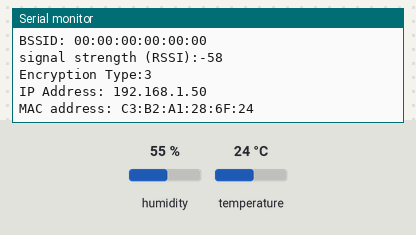
A sketch run on a simulated Arduino Nano 33 IoT. On the bench: the last lines printed to the serial monitor. The inputs (shaded band) are chosen by the test bench; at power-on: humidity 55 %, temperature 24 °C. WiFi joins after 1.5 s; servers stay silent unless stated.

Above: at 12.7 s.
12.8 s: humidity set to 22 %
At 22.2 s:
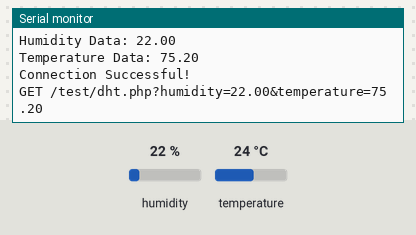
27.8 s: temperature set to 12 °C
At 31.87 s:
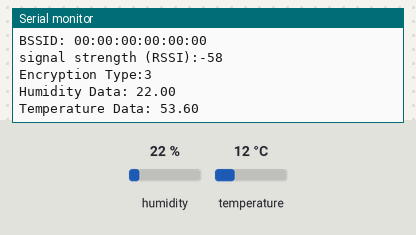
42.8 s: humidity set to 40 %
At 53.5 s:
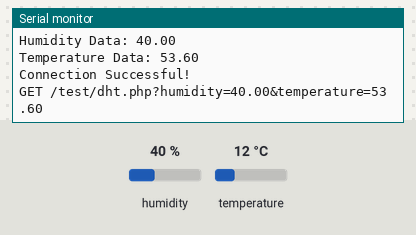

The sketch:

arduino.ino
```cpp
/*
Arduino Code for Wifi Connection & Sensor Readout

Built with Arduino Nano 33 IoT & DHT22 Sensor
 */

// Import Libraries
#include <SPI.h>
#include <WiFiNINA.h>
#include "DHT.h"

// Import Settings for Wifi, etc...
#include "settings.h"

// Import WiFi Credentials from "Settings.h"
char ssid[] = SECRET_SSID;        // your network SSID (name)
char pass[] = SECRET_PASS;    // your network password (use for WPA, or use as key for WEP)
int status = WL_IDLE_STATUS;     // the WiFi radio's status

// Initialize DHTxx Sensor Class
DHT dht(DHTPIN, DHTTYPE);

// Initialize Temperature & Humidity Data
float humidityData;
float temperatureData;

// Declare Connection Client | (WifiNINA Client)
WiFiClient client;

// PHP Server Address
char server[] = PHP_ADDRESS;

void setup() {
  //Initialize serial and wait for port to open:
  Serial.begin(9600);

  // Check for WiFi module:
  if (WiFi.status() == WL_NO_MODULE) {
    Serial.println("Communication with WiFi module failed!");
    // don't continue
    while (true);
  }

  // Start Sensor Data Readings
  dht.begin();

  // Attempt to connect to WiFi network:
  while (status != WL_CONNECTED) {
    Serial.print("Attempting to connect to WPA SSID: ");
    Serial.println(ssid);

    // Connect to WPA/WPA2 network:
    status = WiFi.begin(ssid, pass);

    // wait 10 seconds for connection:
    delay(10000);
  }

  // Connection Successful, so print out the data:
  Serial.print("You're connected to the network");
  printCurrentNet();
  printWifiData();
}

void loop() {
  // Delay main loop every 10 Seconds
  delay(10000);

  // Functions to execute
  printCurrentNet();
  read_sensor();
  php_connect();
  reconnect();
}

void read_sensor() {
  // Read Sensor and save to variable
  humidityData = dht.readHumidity();
  temperatureData = dht.readTemperature(true);

  // Print out to Serial for Debug
  Serial.print("Humidity Data: ");
  Serial.println(humidityData);
  Serial.print("Temperature Data: ");
  Serial.println(temperatureData);
  Serial.println("");
}

void reconnect() {
  // Check for Disconnect/Connection Lost status to reconnect WiFi
  int status;
  status = WiFi.status();

  if (status == WL_DISCONNECTED || status == WL_CONNECTION_LOST){
    while (status != WL_CONNECTED){
      status = WiFi.begin(ssid, pass);
      delay(10000);
    }
  }
}

void php_connect() {
  // Connect client to PHP script on localhost
  if (client.connect(server, 80)){
    Serial.print("Connection Successful!");
    Serial.println(" ");
    // HTTP Request
    Serial.print("GET /test/dht.php?humidity=");
    client.print("GET /test/dht.php?humidity=");     //YOUR URL
    Serial.print(humidityData);
    client.print(humidityData);
    client.print("&temperature=");
    Serial.print("&temperature=");
    client.print(temperatureData);
    Serial.print(temperatureData);
    client.print(" ");      //SPACE BEFORE HTTP/1.1
    client.print("HTTP/1.1");
    client.println();
    client.println("Host: 192.168.0.175");
    client.println("Connection: close");
    client.println();
  } else {
    Serial.println("Connection Failed!");
    Serial.println("");
  }
}

void printWifiData() {
  // print your board's IP address:
  IPAddress ip = WiFi.localIP();
  Serial.print("IP Address: ");
  Serial.println(ip);

  // print your MAC address:
  byte mac[6];
  WiFi.macAddress(mac);
  Serial.print("MAC address: ");
  printMacAddress(mac);
}

void printCurrentNet() {
  // print the SSID of the network you're attached to:
  Serial.print("SSID: ");
  Serial.println(WiFi.SSID());

  // print the MAC address of the router you're attached to:
  byte bssid[6];
  WiFi.BSSID(bssid);
  Serial.print("BSSID: ");
  printMacAddress(bssid);

  // print the received signal strength:
  long rssi = WiFi.RSSI();
  Serial.print("signal strength (RSSI):");
  Serial.println(rssi);

  // print the encryption type:
  byte encryption = WiFi.encryptionType();
  Serial.print("Encryption Type:");
  Serial.println(encryption, HEX);
  Serial.println();
}

void printMacAddress(byte mac[]) {
  for (int i = 5; i >= 0; i--) {
    if (mac[i] < 16) {
      Serial.print("0");
    }
    Serial.print(mac[i], HEX);
    if (i > 0) {
      Serial.print(":");
    }
  }
  Serial.println();
}
```

settings.h
```cpp
/*
 Settings File

 Defines all the external variables required for the code to fucntion. This is
 the area where you specify the Wifi credentials for a WPA connection. Also, the
 location to define the type of DHT sensor and set the digital pin to be used as input.
 */

// WiFi Credentials
#define SECRET_SSID "Bruh"
#define SECRET_PASS "F4nflove!$"

// Sensor Type & Sensor DIGITAL Pin
#define DHTPIN 2
#define DHTTYPE DHT22 // DHT11 & DHT22 are valid options

// Location & Sensor number
#define LOCATION "greenhouse_1"
#define SENSOR_NUM "1"

// PHP Server Address (Local Machine)
// Ensure IP is static in DCHP Server
#define PHP_ADDRESS "192.168.0.150"
```

Measured:
- after the input at 12.8 s, the serial monitor: prints a new line after 8.7 s (image 1)
- after the input at 27.8 s, the serial monitor: prints a new line after 3.9 s (image 2)
- after the input at 42.8 s, the serial monitor: prints a new line after 9.3 s (image 3)
